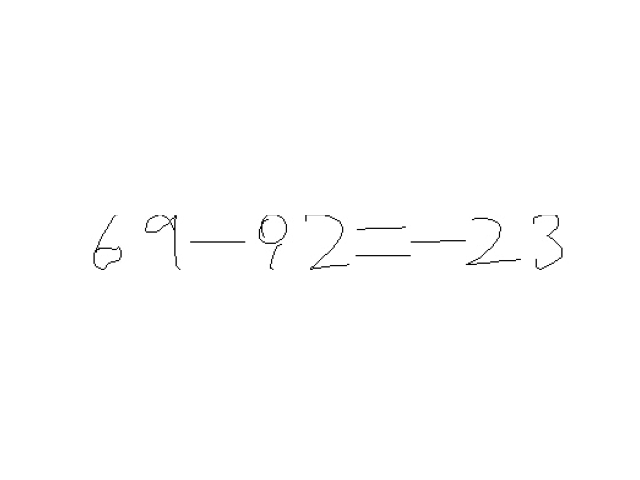
#> input picture equation_images/2numbers_048.png, 640 x 480 px
$ jupyter execute clustering_test.ipynb   (shell and % lines are left out)   (older library calls are emulated)
#> lines starting #> are read from the running program, lines starting #| are printed output that depends on the picture; after the words box and inside, x2 and y2 are one past the last pixel; in counts of white or black regions, pixels touching at a corner belong together
[cell 1]
import cv2
import numpy as np
import matplotlib.pyplot as plt
import tensorflow as tf

[cell 2]
def binarize(img):
    img = image.img_to_array(img, dtype='uint8')
    binarized = np.expand_dims(cv2.adaptiveThreshold(img,255,cv2.ADAPTIVE_THRESH_MEAN_C, cv2.THRESH_BINARY,11,2), -1)
    inverted_binary_img = ~binarized
    return inverted_binary_img

[cell 3]
# binarize the input image
IMAGE = "2numbers_048.png"
img_path = "../equation_images/"+IMAGE
input_image = cv2.imread(img_path, 0)
#> input_image is the input picture: shape (480, 640); min 0, max 255, mean 254.1
# inverted_binary_img = binarize(input_image)
plt.imshow(input_image, cmap='gray')
plt.show()

[cell 4]
import cv2
import numpy as np
import matplotlib.pyplot as plt
from sklearn.cluster import DBSCAN

# Load the image in grayscale
img_path = "../equation_images/2numbers_049.png"
input_image = cv2.imread(img_path, 0)
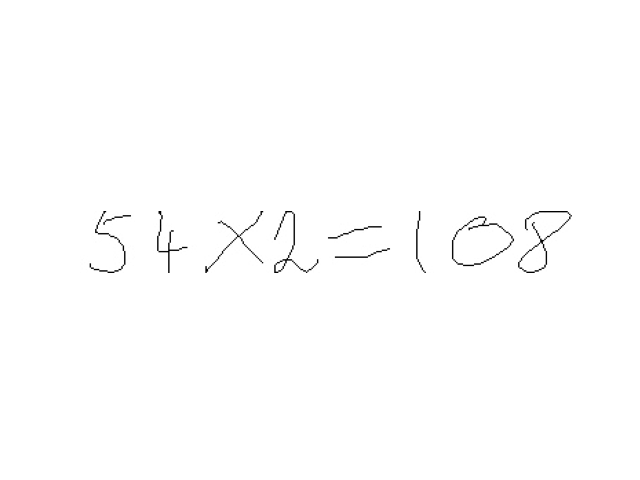
#> input picture equation_images/2numbers_049.png, 640 x 480 px
#> input_image is the input picture: shape (480, 640); min 0, max 255, mean 253.8

# Binarize the image (thresholding)
_, binary_img = cv2.threshold(input_image, 127, 255, cv2.THRESH_BINARY_INV)
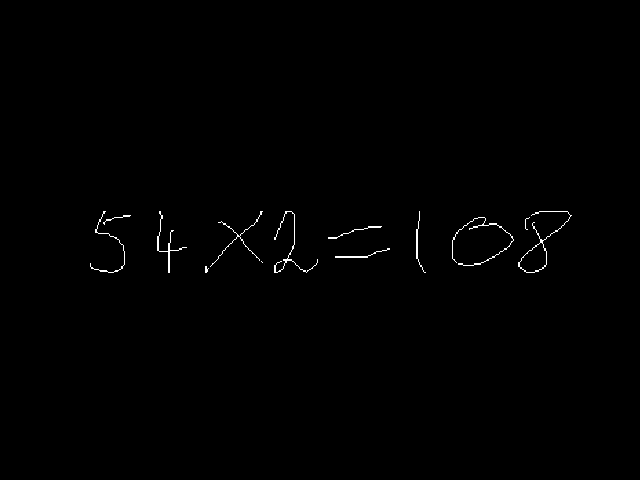
#> binary_img: shape (480, 640); 0.46% white in thin lines or dots, all inside (x1, y1, x2, y2) = (90, 211, 572, 273)

# Display the binary image
plt.imshow(binary_img, cmap='gray')
plt.title("Binarized Image")
plt.show()

# Extract black pixel coordinates
black_pixels = np.column_stack(np.where(binary_img == 255))  # Coordinates of black pixels
#> black_pixels = 1420 pairs, first value 211 to 272, second value 90 to 571

# Run DBSCAN clustering
dbscan = DBSCAN(eps=10, min_samples=5).fit(black_pixels)
labels = dbscan.labels_
#> labels = 1420 values, max 8 at index 809, min 0 at index 0, mean 3.69

# Visualize the clusters
unique_labels = np.unique(labels)
#> unique_labels = [0, 1, 2, 3, 4, 5, 6, 7, 8]
plt.figure(figsize=(8, 8))
for label in unique_labels:
    if label == -1:  # Noise points
        color = 'k'  # Black for noise
    else:
        color = plt.cm.jet(float(label) / max(unique_labels))  # Color based on label
    cluster_points = black_pixels[labels == label]
    plt.scatter(cluster_points[:, 1], cluster_points[:, 0], c=[color], s=2)  # Flip axes for image coordinates
#> this loop made 9 passes
#> color on passes 1 to 9: (0, 0, 0.5, 1), (0, 0.00196, 1, 1), (0, 0.504, 1, 1), (0.0854, 1, 0.882, 1), (0.49, 1, 0.478, 1), (0.895, 1, 0.0727, 1), (1, 0.582, 0, 1), (1, 0.117, 0, 1), (0.5, 0, 0, 1)

plt.gca().invert_yaxis()  # Invert y-axis to match image coordinates
plt.title("DBSCAN Clusters")
plt.show()
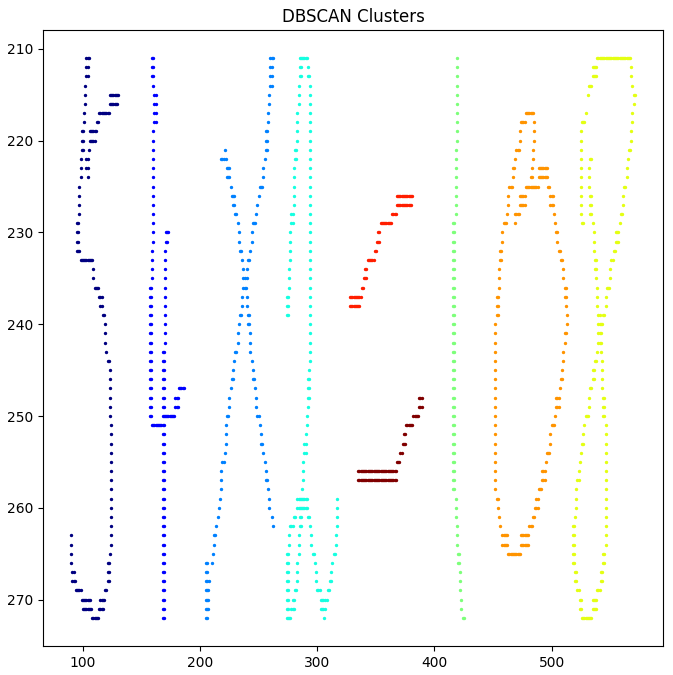
#> figure drawn by matplotlib, 1 panel

[cell 5]
import cv2

# Create a blank image to display clusters
clustered_image = np.zeros_like(binary_img)

# Assign unique intensity values to each cluster
for label in np.unique(labels):
    if label == -1:  # Skip noise
        continue
    cluster_pixels = black_pixels[labels == label]
    for pixel in cluster_pixels:
        clustered_image[pixel[0], pixel[1]] = 255  # Mark the cluster pixels as white
#> this loop made 9 passes

# Display the clustered image
plt.imshow(clustered_image, cmap='gray')
plt.title("Clustered Image")
plt.show()

[cell 6]
unique_labels
#> Out = [0, 1, 2, 3, 4, 5, 6, 7, 8]

[cell 7]
import numpy as np
import cv2 as cv
im = cv.imread('../equation_images/2numbers_049.png')
assert im is not None, "file could not be read, check with os.path.exists()"
imgray = cv.cvtColor(im, cv.COLOR_BGR2GRAY)
ret, thresh = cv.threshold(imgray, 127, 255, 0)
im2, contours, hierarchy = cv.findContours(thresh, cv.RETR_TREE, cv.CHAIN_APPROX_SIMPLE)
#> contours = 287 contours, 260 with area under 20; largest, box (x1, y1, x2, y2) and area: (0, 0, 640, 480) 306081, (158, 242, 180, 274) 125, (334, 255, 369, 259) 100, (415, 228, 419, 260) 91, (293, 213, 296, 246) 62

[cell 8]
plt.imshow(imgray)

[cell 9]
import numpy as np
import cv2 as cv

# Read the image
im = cv.imread('../equation_images/2numbers_049.png')
assert im is not None, "File could not be read, check with os.path.exists()"

# Convert to grayscale
imgray = cv.cvtColor(im, cv.COLOR_BGR2GRAY)

# Apply thresholding
ret, thresh = cv.threshold(imgray, 127, 255, 0)

# Find contours
contours, hierarchy = cv.findContours(thresh, cv.RETR_TREE, cv.CHAIN_APPROX_SIMPLE)

# Draw contours on the original image
contoured_image = im.copy()
plt.imshow(cv.drawContours(contoured_image, contours, -1, (0, 255, 0), 2))
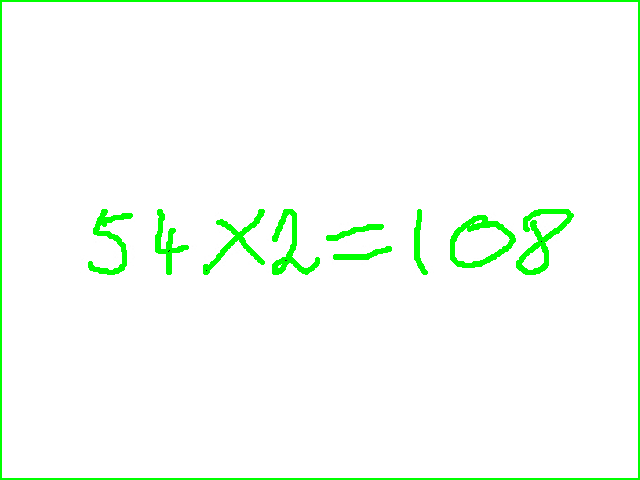
#> contoured_image: shape (480, 640, 3); 3.6% of pixels changed, all inside (x1, y1, x2, y2) = (0, 0, 640, 480)

[cell 10]
import cv2
import numpy as np
import matplotlib.pyplot as plt
from sklearn.cluster import DBSCAN

# Load the image in grayscale
img_path = "../equation_images/2numbers_049.png"
input_image = cv2.imread(img_path, 0)

# Binarize the image (thresholding)
_, binary_img = cv2.threshold(input_image, 127, 255, cv2.THRESH_BINARY_INV)

[cell 11]
# Import the cv2 library
# Load the image in grayscale
img_path = "../equation_images/2numbers_049.png"
input_image = cv2.imread(img_path, 0)

# Binarize the image (thresholding)
_, binary_img = cv2.threshold(input_image, 127, 255, cv2.THRESH_BINARY_INV)

# Choose 4 or 8 for connectivity type
connectivity = 8

# Perform the connected components analysis
output = cv2.connectedComponentsWithStats(thresh, connectivity, cv2.CV_32S)

# Get the results
num_labels = output[0]        # Number of labels
#> num_labels = 2
labels = output[1]            # Label matrix
stats = output[2]             # Stats matrix
#> stats = [[90, 211, 482, 62, 1420], [0, 0, 640, 480, 305780]]
centroids = output[3]         # Centroids
#> centroids = [[334.1, 242.4], [319.4, 239.5]]

# Print the number of connected components (excluding the background)
print(f"Number of connected components (excluding background): {num_labels - 1}")
#| Number of connected components (excluding background): 1

# Visualize the labeled regions
import numpy as np
import matplotlib.pyplot as plt

# Randomly color each component
label_hue = np.uint8(179 * labels / np.max(labels))  # Map labels to hue
blank_ch = 255 * np.ones_like(label_hue)            # Saturation and value channels
labeled_img = cv2.merge([label_hue, blank_ch, blank_ch])
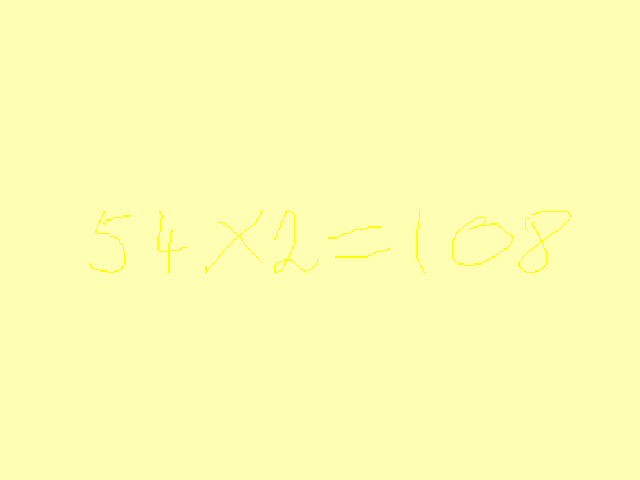
#> labeled_img: shape (480, 640, 3); mean of channels 0, 1, 2 178.2, 255, 255; drawn as B, G, R
labeled_img = cv2.cvtColor(labeled_img, cv2.COLOR_HSV2BGR)
labeled_img[label_hue == 0] = 0                     # Background to black
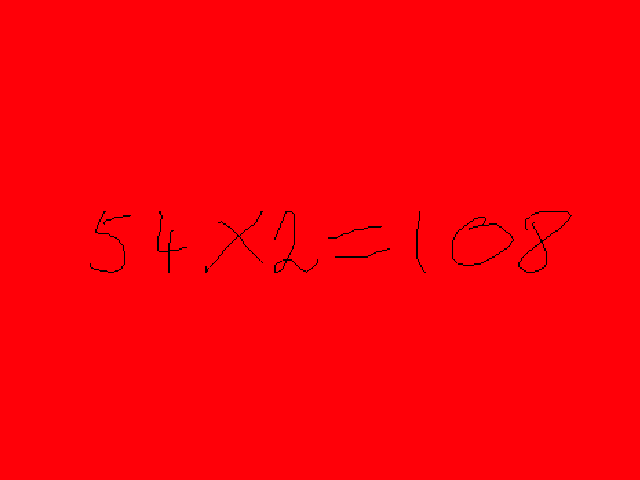
#> labeled_img: shape (480, 640, 3); mean B, G, R 8, 0, 253.8

# Display the labeled image
plt.imshow(labeled_img)
plt.title("Connected Components")
plt.show()

[cell 12]
img_path = "../equation_images/2numbers_049.png"

[cell 13]
img=cv2.imread("../equation_images/2numbers_049.png",0)
ret,thresh=cv2.threshold(img,127,255,0)
edges=cv2.Canny(img,100,200)
#> edges: shape (480, 640); 0.75% white in thin lines or dots, all inside (x1, y1, x2, y2) = (89, 210, 572, 274)

[cell 14]
import cv2
import matplotlib.pyplot as plt

# Load the image in grayscale
image_path = "../equation_images/2numbers_049.png"
img = cv2.imread(image_path, cv2.IMREAD_GRAYSCALE)

# Ensure the image was loaded
assert img is not None, "Image not found. Check the file path."

# Step 1: (Optional) Apply Gaussian Blur to reduce noise
blurred = cv2.GaussianBlur(img, (5, 5), 0)

# Step 2: Apply Canny Edge Detection
# Adjust the thresholds (100, 200) based on your image for optimal edge detection
edges = cv2.Canny(blurred, 100, 200)
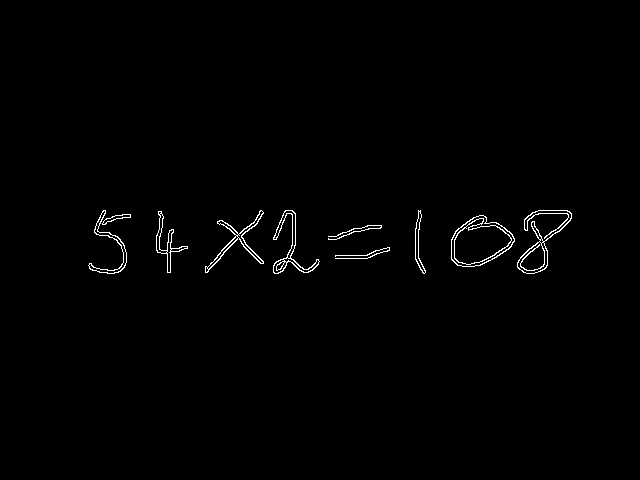
#> edges: shape (480, 640); 0.87% white in thin lines or dots, all inside (x1, y1, x2, y2) = (88, 210, 572, 274)

# Step 3: Visualize the edges
plt.figure(figsize=(10, 5))

# Original Image
plt.subplot(1, 2, 1)
plt.imshow(img, cmap='gray')
plt.title("Original Image")
plt.axis('off')

# Edges detected
plt.subplot(1, 2, 2)
plt.imshow(edges, cmap='gray')
plt.title("Canny Edge Detection")
plt.axis('off')

plt.show()

[cell 15]
import cv2
import numpy as np
import matplotlib.pyplot as plt

# Load the image in grayscale
image_path = "../equation_images/2numbers_030.png"
img = cv2.imread(image_path, cv2.IMREAD_GRAYSCALE)
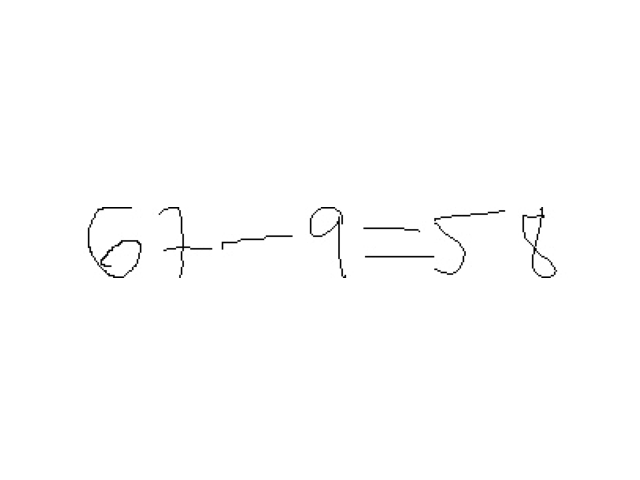
#> input picture equation_images/2numbers_030.png, 640 x 480 px
#> img is the input picture: shape (480, 640); min 0, max 255, mean 253.6

# Apply Gaussian Blur to reduce noise
blurred = cv2.GaussianBlur(img, (5, 5), 0)

# Apply Canny Edge Detection
edges = cv2.Canny(blurred, 100, 200)
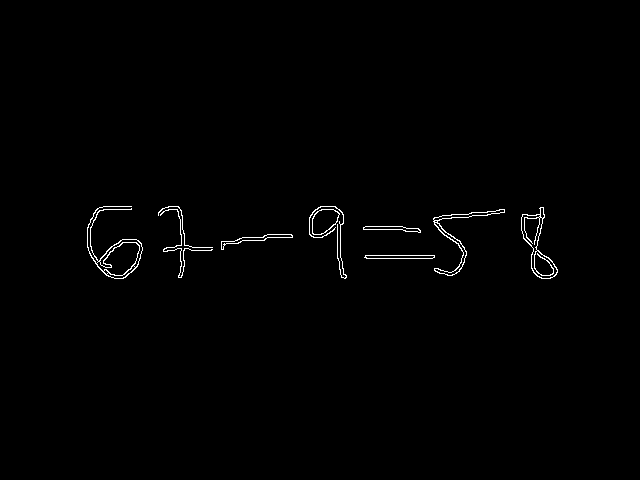
#> edges: shape (480, 640); 0.77% white in thin lines or dots, all inside (x1, y1, x2, y2) = (87, 206, 558, 279)

# Find contours
contours, hierarchy = cv2.findContours(edges, cv2.RETR_EXTERNAL, cv2.CHAIN_APPROX_SIMPLE)
#> contours = 10 contours, 1 with area under 20; largest, box (x1, y1, x2, y2) and area: (87, 206, 143, 279) 1259, (521, 207, 558, 279) 1092, (433, 209, 505, 276) 508, (312, 209, 340, 235) 505, (221, 234, 293, 250) 224

# Create a blank image to draw contours
output_image = cv2.cvtColor(img, cv2.COLOR_GRAY2BGR)

# Loop through contours to find the centers
for contour in contours:
    # Calculate moments
    M = cv2.moments(contour)
    if M["m00"] != 0:  # Avoid division by zero
        cx = int(M["m10"] / M["m00"])  # x-coordinate of the center
        cy = int(M["m01"] / M["m00"])  # y-coordinate of the center

        # Draw the contour and its center
        cv2.drawContours(output_image, [contour], -1, (0, 255, 0), 2)
        cv2.circle(output_image, (cx, cy), 5, (0, 0, 255), -1)  # Red center point
#> this loop made 10 passes
#> (cx, cy) on passes 1 to 10: (399, 256), (255, 238), (391, 228), (458, 235), (323, 220), (175, 243), (536, 245), (328, 230), (170, 213), (120, 257)
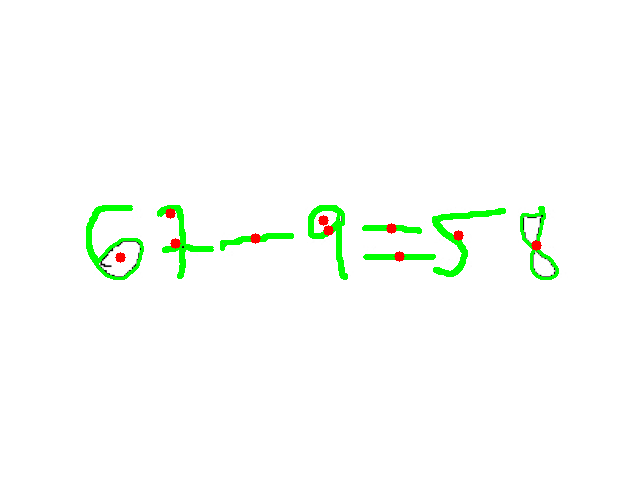
#> output_image: shape (480, 640, 3); 2.05% of pixels changed, all inside (x1, y1, x2, y2) = (86, 205, 559, 280)

# Visualize the results
plt.figure(figsize=(10, 5))
plt.imshow(cv2.cvtColor(output_image, cv2.COLOR_BGR2RGB))
plt.title("Contours and Centers")
plt.axis('off')
plt.show()
